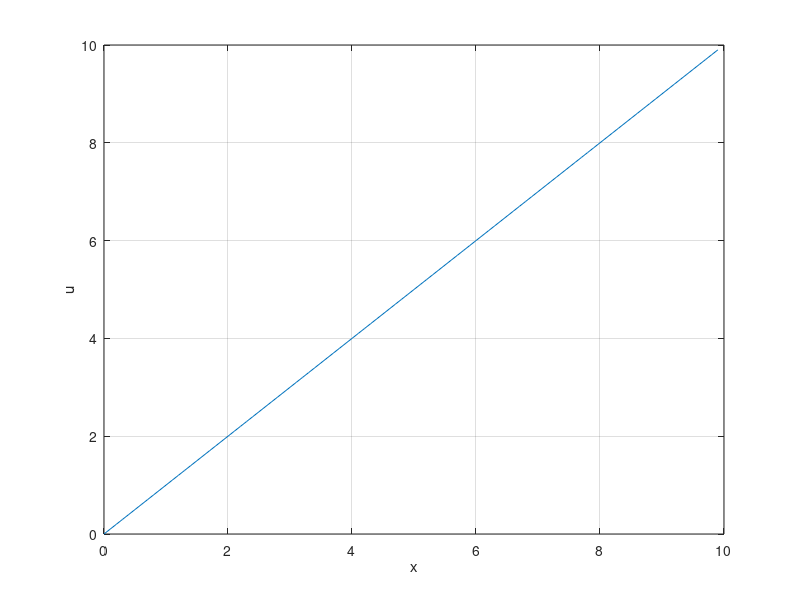

Reproduce this figure in MATLAB.

nTime = 100;

dt =1; % 1 s time step
x = 0;  % initial x = 0;
u = 0; % initial velocity = 0
f = 10; % force

global C

addpath ../geom2d/geom2d

C.q_0 = 1.60217653e-19;             % electron charge
C.hb = 1.054571596e-34;             % Dirac constant
C.h = C.hb * 2 * pi;                    % Planck constant
C.m_0 = 9.10938215e-31;             % electron mass
C.kb = 1.3806504e-23;               % Boltzmann constant
C.eps_0 = 8.854187817e-12;          % vacuum permittivity
C.mu_0 = 1.2566370614e-6;           % vacuum permeability
C.c = 299792458;                    % speed of light
C.a = 0.1;

x = zeros(1,100);
u = zeros(1,100);
%for n = 1: nSim

for n = 2:nTime
    du =  C.a * dt ;
    dx = du * dt;
    
    x(n) = x(n-1) + dx;
    u(n) = u(n-1) + du;
    %comet(x,u);
   % plot(x(n),u(n))
    plot(x,u)

    drawnow
    grid on
end
xlabel('x')
ylabel('u')
    
    
%end


